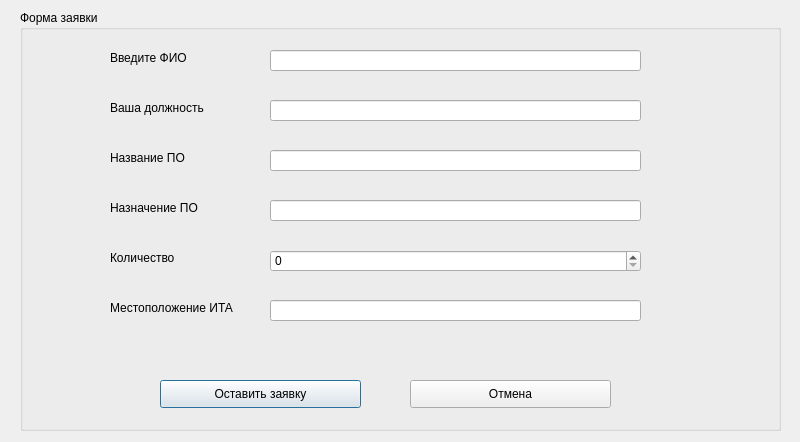
<?xml version="1.0" encoding="UTF-8"?>
<ui version="4.0">
 <class>DialogForEmploy</class>
 <widget class="QDialog" name="DialogForEmploy">
  <property name="geometry">
   <rect>
    <x>0</x>
    <y>0</y>
    <width>800</width>
    <height>442</height>
   </rect>
  </property>
  <property name="windowTitle">
   <string>Dialog</string>
  </property>
  <widget class="QGroupBox" name="groupBox">
   <property name="geometry">
    <rect>
     <x>20</x>
     <y>10</y>
     <width>761</width>
     <height>421</height>
    </rect>
   </property>
   <property name="title">
    <string>Форма заявки</string>
   </property>
   <widget class="QPushButton" name="pushButton">
    <property name="geometry">
     <rect>
      <x>140</x>
      <y>370</y>
      <width>201</width>
      <height>28</height>
     </rect>
    </property>
    <property name="text">
     <string>Оставить заявку</string>
    </property>
   </widget>
   <widget class="QLineEdit" name="lineEdit">
    <property name="geometry">
     <rect>
      <x>250</x>
      <y>40</y>
      <width>371</width>
      <height>21</height>
     </rect>
    </property>
   </widget>
   <widget class="QLineEdit" name="lineEdit_2">
    <property name="geometry">
     <rect>
      <x>250</x>
      <y>90</y>
      <width>371</width>
      <height>21</height>
     </rect>
    </property>
   </widget>
   <widget class="QLineEdit" name="lineEdit_3">
    <property name="geometry">
     <rect>
      <x>250</x>
      <y>140</y>
      <width>371</width>
      <height>21</height>
     </rect>
    </property>
   </widget>
   <widget class="QLineEdit" name="lineEdit_4">
    <property name="geometry">
     <rect>
      <x>250</x>
      <y>190</y>
      <width>371</width>
      <height>21</height>
     </rect>
    </property>
   </widget>
   <widget class="QLineEdit" name="lineEdit_6">
    <property name="geometry">
     <rect>
      <x>250</x>
      <y>290</y>
      <width>371</width>
      <height>21</height>
     </rect>
    </property>
   </widget>
   <widget class="QSpinBox" name="spinBox">
    <property name="geometry">
     <rect>
      <x>250</x>
      <y>240</y>
      <width>371</width>
      <height>22</height>
     </rect>
    </property>
   </widget>
   <widget class="QPushButton" name="pushButton_2">
    <property name="geometry">
     <rect>
      <x>390</x>
      <y>370</y>
      <width>201</width>
      <height>28</height>
     </rect>
    </property>
    <property name="text">
     <string>Отмена</string>
    </property>
   </widget>
   <widget class="QLabel" name="label_5">
    <property name="geometry">
     <rect>
      <x>90</x>
      <y>240</y>
      <width>111</width>
      <height>16</height>
     </rect>
    </property>
    <property name="text">
     <string>Количество</string>
    </property>
   </widget>
   <widget class="QLabel" name="label_4">
    <property name="geometry">
     <rect>
      <x>90</x>
      <y>190</y>
      <width>121</width>
      <height>16</height>
     </rect>
    </property>
    <property name="text">
     <string>Назначение ПО</string>
    </property>
   </widget>
   <widget class="QLabel" name="label_6">
    <property name="geometry">
     <rect>
      <x>90</x>
      <y>290</y>
      <width>141</width>
      <height>16</height>
     </rect>
    </property>
    <property name="text">
     <string>Местоположение ИТА</string>
    </property>
   </widget>
   <widget class="QLabel" name="label">
    <property name="geometry">
     <rect>
      <x>90</x>
      <y>40</y>
      <width>121</width>
      <height>16</height>
     </rect>
    </property>
    <property name="text">
     <string>Введите ФИО</string>
    </property>
   </widget>
   <widget class="QLabel" name="label_3">
    <property name="geometry">
     <rect>
      <x>90</x>
      <y>140</y>
      <width>91</width>
      <height>16</height>
     </rect>
    </property>
    <property name="text">
     <string>Название ПО</string>
    </property>
   </widget>
   <widget class="QLabel" name="label_2">
    <property name="geometry">
     <rect>
      <x>90</x>
      <y>90</y>
      <width>111</width>
      <height>16</height>
     </rect>
    </property>
    <property name="text">
     <string>Ваша должность</string>
    </property>
   </widget>
  </widget>
 </widget>
 <resources/>
 <connections/>
</ui>
